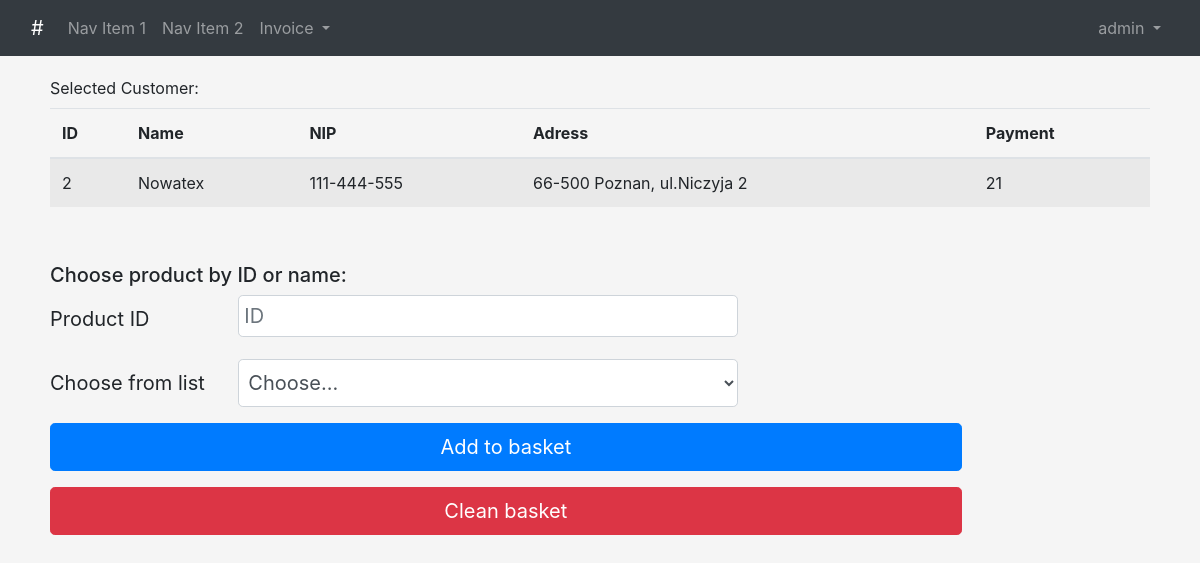
Page /invoicing/customer/2 (signed in) on the committed database.
### models.py (models this page shows, shortened)
class User(db.Model):
    __tablename__ = 'users'
    id = db.Column(db.Integer, autoincrement=True, primary_key=True)
    active = db.Column(db.Boolean, default=True)
    username = db.Column(db.String(200), unique=True)
    email = db.Column(db.String(200), default='')
    password = db.Column(db.String(200), default='')
    admin = db.Column(db.Boolean, default=False)

class Customers(db.Model):
    __tablename__ = 'customers'
    customers_id = db.Column(db.Integer, primary_key=True)
    name = db.Column(db.String(80), nullable=False)
    nip = db.Column(db.String(30), nullable=False)
    adress = db.Column(db.String(80), nullable=False)
    payment = db.Column(db.Integer, default=0)
    invoices = db.relationship('Invoices', backref='customer', lazy=True)

### views.py (the view, shortened to what this page needs)
@app.route('/invoicing/customer/<int:id>', methods=['GET','POST'])
def products_select(id):
    products = Products.query.all()
    selected_customer = Customers.query.get_or_404(id)
    return render_template('invoicing.html', products=products, selected_customer=selected_customer)

### views.py (called while the page is built)
@login_manager.user_loader
def load_user(user_id):
    return User.query.get(int(user_id))

### templates/invoicing.html (shortened to what this page needs)
{% extends 'layout.html' %}
{% block body %}
{% if selected_customer %}
<div class="container">
    <table class="table table-striped">
        <label>Selected Customer:</label>
        <thead>
        <tr>
            <th scope="col">ID</th>
            <th scope="col">Name</th>
            <th scope="col">NIP</th>
            <th scope="col">Adress</th>
            <th scope="col">Payment</th>
        </tr>
        </thead>
        <tbody>
        <tr>
        <td>{{selected_customer.customers_id}}</td>
        <td>{{selected_customer.name}}</td>
        <td>{{selected_customer.nip}}</td>
        <td>{{selected_customer.adress}}</td>
        <td>{{selected_customer.payment}}</td>
            </tr>
        </tbody>
    </table>
</div>
<div class="container">
    <h5>Choose product by ID or name:</h5>
    <form method="POST">
      <div class="form-group row">
        <label for="colFormLabelLg" class="col-sm-2 col-form-label col-form-label-lg">Product ID</label>
        <div class="col-sm-10">
          <input type="text" class="form-control form-control-lg" name="product_id" placeholder="ID">
        </div>
      </div>
        <div class="form-group row">
            <label for="colFormLabelLg" class="col-sm-2 col-form-label col-form-label-lg">Choose from list</label>
            <div class="col-sm-10">
                <select class="form-control form-control-lg " placeholder="NAME" name="product_id_list">
                    <option selected>Choose...</option>
                </select>
            </div>
        </div>
          <div class="form-group row">
            <div class="col-sm-10">
              <button type="submit" class="btn btn-primary btn-lg btn-block">Add to basket</button>
            </div>
          </div>
    </form>
    <form method="POST">
        <div class="form-group row">
            <div class="col-sm-10">
              <input type="submit" class="btn btn-danger btn-lg btn-block" name="clean" value="Clean basket">
            </div>
          </div>
    </form>
</div>
{% endif %}
{% endblock %}

### templates/layout.html (shortened to what this page needs)
{% import "bootstrap/wtf.html" as wtf %}
<!doctype html>
<html lang=en>
<head>
  <link rel="stylesheet" href="https://maxcdn.bootstrapcdn.com/bootstrap/4.0.0/css/bootstrap.min.css">
  <link rel="stylesheet" href="{{url_for('static', filename='css/my_style.css')}}">
</head>
<body>
  <nav class="navbar navbar-expand-md sticky-top navbar-dark bg-dark">
    <div class="container-fluid">
      <a class="navbar-brand" href="{{url_for('index')}}">#</a>
      <ul class="navbar-nav">
        <li class="nav-item">
          <a class="nav-link {% if page_id == 'navitem1' %} active {% endif %}" href="{{url_for('navitem1')}}">Nav Item 1</a>
        </li>
        <li class="nav-item">
          <a class="nav-link {% if page_id == 'navitem2' %} active {% endif %}" href="{{url_for('navitem2')}}">Nav Item 2</a>
        </li>
        <li class="nav-item dropdown">
        <a class="nav-link dropdown-toggle" href="{{url_for('customer_select')}}" id="navbarDropdown" role="button" data-toggle="dropdown" aria-haspopup="true" aria-expanded="false">
          Invoice
        </a>
      </li>
      </ul>
      <ul class="navbar-nav ml-auto">
        {% if current_user.is_authenticated %}
        <li class="nav-item dropdown">
          <a class="nav-link dropdown-toggle" href="#" data-toggle="dropdown" data-target="dropdown_logout">
            {{current_user.username}}
          </a>
        </li>
        {% endif %}
      </ul>
    </div>
  </nav>
  {% block body %}
  {% endblock %}
</body>
</html>

### static/css/my_style.css (style rules this page uses)
body { background-color: WhiteSmoke; }
.form-control { max-width: 500px; padding: 5px; }
.container { padding: 20px; }

### rows in the picture
User: username "admin"
Customers: customers_id "2", name "Nowatex", nip "111-444-555", adress "66-500 Poznan, ul.Niczyja 2", payment "21"
